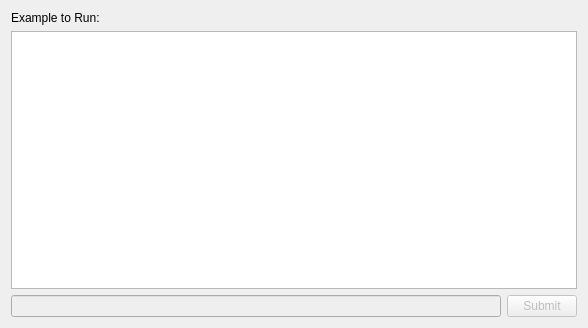
<?xml version="1.0" encoding="UTF-8"?>
<ui version="4.0">
 <comment>This file is part of the xTuple ERP: PostBooks Edition, a free and
open source Enterprise Resource Planning software suite,
Copyright (c) 1999-2016 by OpenMFG LLC, d/b/a xTuple.
It is licensed to you under the Common Public Attribution License
version 1.0, the full text of which (including xTuple-specific Exhibits)
is available at www.xtuple.com/CPAL.  By using this software, you agree
to be bound by its terms.</comment>
 <class>nodeJsConsole</class>
 <widget class="QWidget" name="nodeJsConsole">
  <property name="geometry">
   <rect>
    <x>0</x>
    <y>0</y>
    <width>588</width>
    <height>328</height>
   </rect>
  </property>
  <property name="windowTitle">
   <string>Node.js Shim Examples</string>
  </property>
  <layout class="QGridLayout" name="_layout">
   <item row="1" column="0">
    <layout class="QVBoxLayout" name="verticalLayout">
     <property name="rightMargin">
      <number>0</number>
     </property>
     <property name="bottomMargin">
      <number>0</number>
     </property>
     <item>
      <layout class="QFormLayout" name="formLayout">
       <property name="labelAlignment">
        <set>Qt::AlignRight|Qt::AlignTrailing|Qt::AlignVCenter</set>
       </property>
       <property name="bottomMargin">
        <number>0</number>
       </property>
       <item row="0" column="0">
        <widget class="QLabel" name="_exampleListLit">
         <property name="text">
          <string>Example to Run:</string>
         </property>
        </widget>
       </item>
       <item row="0" column="1">
        <widget class="XComboBox" name="_exampleList"/>
       </item>
      </layout>
     </item>
     <item>
      <widget class="QTextEdit" name="_consoleLog">
       <property name="readOnly">
        <bool>true</bool>
       </property>
      </widget>
     </item>
     <item>
      <layout class="QHBoxLayout" name="horizontalLayout">
       <property name="bottomMargin">
        <number>0</number>
       </property>
       <item>
        <widget class="QLineEdit" name="_commandLine">
         <property name="enabled">
          <bool>false</bool>
         </property>
        </widget>
       </item>
       <item>
        <widget class="QPushButton" name="_commandButton">
         <property name="enabled">
          <bool>false</bool>
         </property>
         <property name="sizePolicy">
          <sizepolicy hsizetype="Minimum" vsizetype="Fixed">
           <horstretch>0</horstretch>
           <verstretch>0</verstretch>
          </sizepolicy>
         </property>
         <property name="maximumSize">
          <size>
           <width>70</width>
           <height>16777215</height>
          </size>
         </property>
         <property name="text">
          <string>Submit</string>
         </property>
        </widget>
       </item>
      </layout>
     </item>
    </layout>
   </item>
  </layout>
 </widget>
 <customwidgets>
  <customwidget>
   <class>XComboBox</class>
   <extends></extends>
   <header>xcombobox.h</header>
  </customwidget>
 </customwidgets>
 <resources/>
 <connections/>
</ui>
